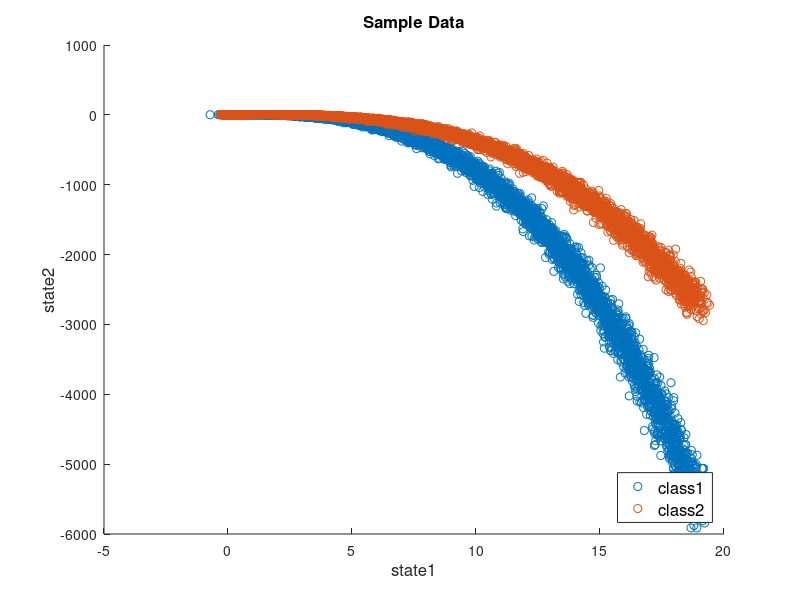

MATLAB code to generate this figure: (Note: this script raises an error after producing the figure.)

runs = 50;

nn = 100;
noiz = 0.2;

rangen = [0 6*pi];

paramsg1 = [2; 3; -0.3; -0.8]; %m, b
paramsg2 = [2; 3; -0.2; -0.4]; %m, b

X1_train = [];
X2_train = [];

LSD_train = [];
LSY_train = [];
LABELS_train = [];


DataOn = [];

for ii = 1:runs
    rng('shuffle')
    params1_temp = paramsg1 + randn(4,1)*0.01;
    params2_temp = paramsg2 + randn(4,1)*0.01;
    
    xm = linspace(rangen(1),rangen(2),nn)';

    xm1 = xm + randn(nn,1)*noiz;
    xm2 = xm + randn(nn,1)*noiz;

    d1 = [ones(nn,1), xm1, xm1.^2, xm1.^3];
    d2 = [ones(nn,1), xm2, xm2.^2, xm2.^3];

    yx1 = d1*params1_temp + randn(nn,1)*noiz;
    yx2 = d2*params2_temp + randn(nn,1)*noiz;


    X1 = [xm2, yx1];
    X2 = [xm1, yx2];
    
    X1_train = [X1_train; X1];
    X2_train = [X2_train; X2];

    LSD_train = [LSD_train; d1; d2];
    LSY_train = [LSY_train; yx1; yx2];
    LABELS_train = [LABELS_train; ones(nn,1)*0; ones(nn,1)*1];
    
    DataOn{1}{ii} = [d1, yx1];
    DataOn{2}{ii} = [d2, yx2];
end



figure
scatter(X1_train(:,1),X1_train(:,2),'r.')
hold on
scatter(X2_train(:,1),X2_train(:,2),'b.')
hold off
title('Sample Data','FontSize', 12)
xlabel('state1','FontSize', 12)
ylabel('state2','FontSize', 12)
hl = legend('class1','class2','Location','southeast');
set(hl,'FontSize',12);


%% Solve log reg and params


ModelFull = LLSRtrain(LSD_train,LSY_train,LABELS_train);


ip = 5;
%do it online
dtest = DataOn{1}{ip};

[P1,Lm1] = LogRegOnline(dtest,ModelFull.LogReg );
[LLR1,combos1] = cumSumLLR(P1);

figure
scatter(1:length(Lm1),Lm1,'b.')
title('logreg class 1')

figure
plot(P1)
title('Probabilities 1')

figure
scatter(1:length(LLR1),LLR1,'r.')
title('LLR class 1')

%do it online
dtest = DataOn{2}{ip};

[P2,Lm2] = LogRegOnline(dtest,ModelFull.LogReg  );
[LLR2,combos2] = cumSumLLR(P2);

figure
scatter(1:length(Lm2),Lm2,'b.')
title('logreg class 2')

figure
plot(P2)
title('Probabilities 2')

figure
scatter(1:length(LLR2),LLR2,'r.')
title('LLR class 2')

%% plot LS

classes = unique(LABELS_train);
np = 500;

spaceLS = [];

%get generic data matrix
xm = linspace(rangen(1),rangen(2),np)';
xm1 = xm;
spaceLS = [ones(np,1), xm1, xm1.^2, xm1.^3];

%map least squares params to get estimated trajectory
Y1 = spaceLS*ModelFull.LSParams{1};
Y2 = spaceLS*ModelFull.LSParams{2};

colordata = [];
%Get coloring
for cc = 1:length(classes)
    colorp{cc} = [];
    for ii = 1:length(DataOn{cc})

        colordata = DataOn{cc}{ii};

        [PALL,Lm] = LogRegOnline(colordata,ModelFull.LogReg  );
        [LLR,combos] = cumSumLLR(PALL);

        colorp{cc} = [colorp{cc};  abs(LLR)]; %(abs(Lm-0.5) * 2) ]; %PALL(:,cc)];
    end
end


%plot the fit
figure
scatter(X1_train(:,1),X1_train(:,2),2,colorp{1})
hold on
plot(spaceLS(:,2),Y1,'g-','LineWidth',2)
hold on
scatter(X2_train(:,1),X2_train(:,2),2,colorp{2})
hold on
plot(spaceLS(:,2),Y2,'c-','LineWidth',2)
hold off
colormap cool
colorbar

%% test seperation change

%find the diff in params to see seperation
differ = abs(Y1- Y2);
%fit the diff
p2 = polyfit(spaceLS(:,2),differ,3)

diffp = ModelFull.LSParams{2} - ModelFull.LSParams{1}

%plot the diff
figure
plot(spaceLS(:,2),differ,'r-')
hold on
plot(spaceLS(:,2),fliplr(spaceLS(:,[1,2,3,4]))*p2','b-')
hold off
